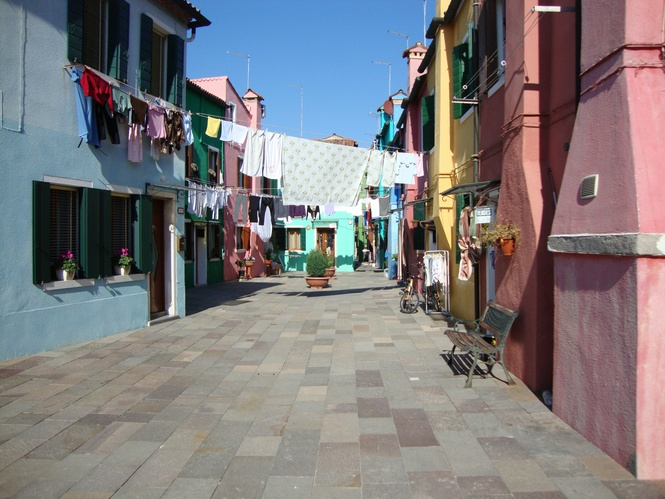
#> input picture originals/Urban/urb1.jpg, 665 x 499 px, shrunk from 4000 x 3000 before the run, found by its file name; its folder holds 4 pictures in this run
$ python compression2.py
#> lines starting #> are read from the running program, lines starting #| are printed output that depends on the picture
import cv2
import numpy as np
import os

# ---------------- SETTINGS ------------------
input_folder = "/Users/rjiwookim/image-compression-project/originals/Urban"
output_folder = "/Users/rjiwookim/image-compression-project/compressed/urban_mod"
K = 16  # number of colors to quantize to

os.makedirs(output_folder, exist_ok=True)

# allowed image extensions
image_exts = {".jpg", ".jpeg", ".png"}
# --------------------------------------------


def quantize_image(image_path, output_path, K):
#> called with K = 16
    image = cv2.imread(image_path)
#> image is the input picture: shape (499, 665, 3); mean B, G, R 124.7, 122.5, 125.6
    if image is None:
        print(f"Skipping (can't load): {image_path}")
        return

    height, width = image.shape[:2]
#> height = 499; width = 665

    # Flatten pixel array
    flat_pixels = image.reshape(-1, 3).astype(np.float32)
    num_pixels = flat_pixels.shape[0]
#> num_pixels = 331835

    # Pick K random representative colors
    random_indices = np.random.choice(num_pixels, size=K, replace=False)
    representative_colors = flat_pixels[random_indices]
#> representative_colors = 16 rows, first 8: [128, 171, 192], [164, 173, 177], [85, 78, 59], [77, 57, 86], [110, 94, 65], [94, 99, 138], [93, 97, 162], [225, 164, 102]

    # Compute squared distances from all pixels to the K reps
    diff = flat_pixels[:, None, :] - representative_colors[None, :, :]
    distances_sq = np.sum(diff ** 2, axis=2)

    # Assign nearest color
    nearest_color_idx = np.argmin(distances_sq, axis=1)
    quantized_flat = representative_colors[nearest_color_idx]

    # Convert back to image
    quantized_flat = np.rint(quantized_flat).astype(np.uint8)
    quantized_img = quantized_flat.reshape(height, width, 3)
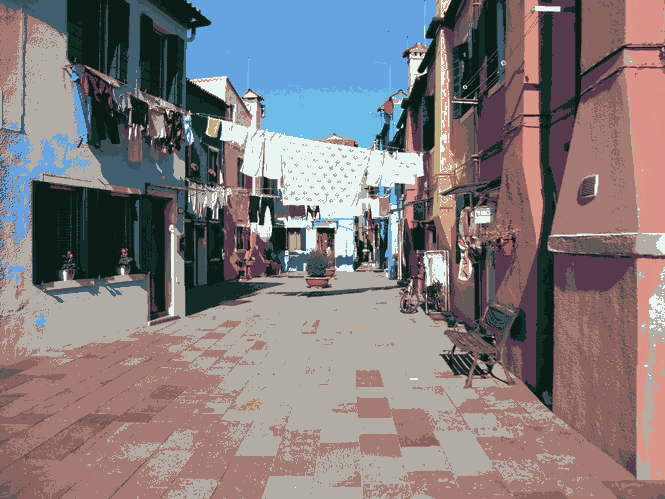
#> quantized_img: shape (499, 665, 3); mean of channels 0, 1, 2 124.3, 122.7, 131.2; drawn as B, G, R

    # Save output
    cv2.imwrite(output_path, quantized_img)
    print(f"✔ Saved compressed image: {output_path}")


# ------------ PROCESS ALL IMAGES -------------
for filename in os.listdir(input_folder):
    _, ext = os.path.splitext(filename)
    if ext.lower() not in image_exts:
        continue

    input_path = os.path.join(input_folder, filename)
    output_path = os.path.join(output_folder, filename)  # keep same name

    quantize_image(input_path, output_path, K)
#> pass 2 of the loop `for filename in os.listdir(input_folder):`:
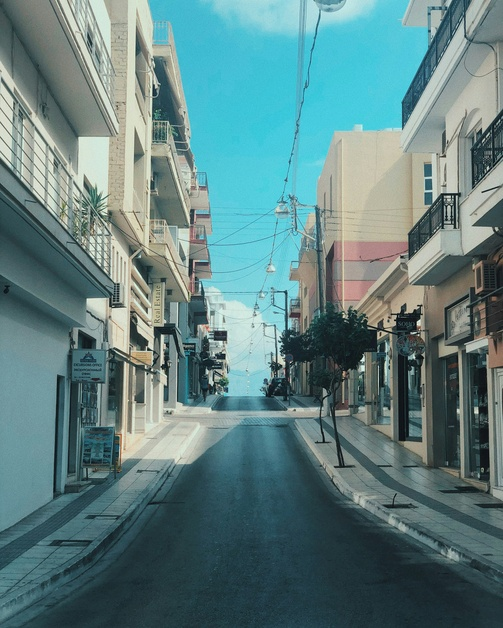
#> input picture originals/Urban/urb10.jpg, 503 x 628 px, shrunk from 3024 x 3778 before the run, found by its file name
#> in quantize_image, image is the input picture: shape (628, 503, 3); mean B, G, R 129.5, 128.9, 96.4
#> representative_colors = 16 rows, first 8: [68, 62, 39], [160, 160, 142], [103, 94, 50], [168, 179, 176], [84, 89, 74], [117, 138, 166], [82, 78, 49], [184, 198, 194]
#> in quantize_image (call 2), `quantized_img = quantized_flat.reshape(height, width, 3)`:
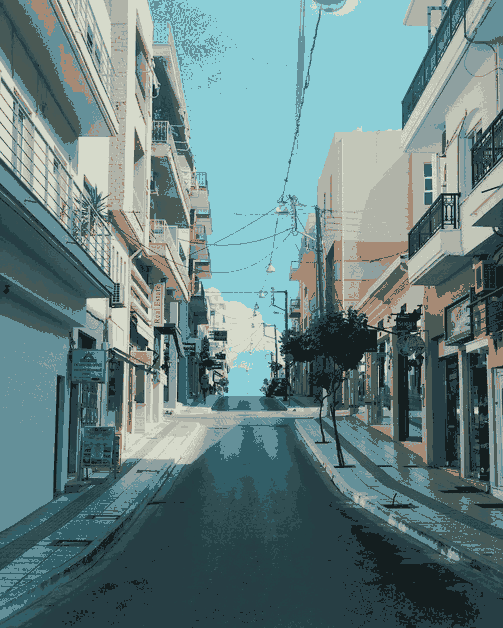
#> quantized_img: shape (628, 503, 3); mean of channels 0, 1, 2 130.3, 129.6, 102.9; drawn as B, G, R
#> pass 3 of the loop `for filename in os.listdir(input_folder):`:
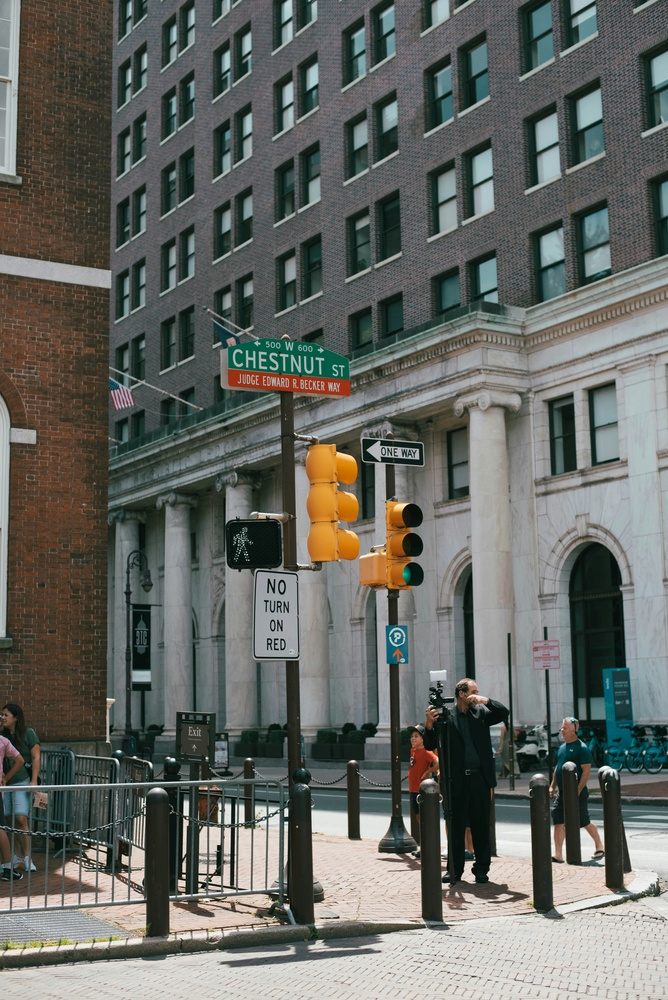
#> input picture originals/Urban/urb11.jpg, 668 x 1000 px, shrunk from 4016 x 6016 before the run, found by its file name
#> in quantize_image, image is the input picture: shape (1000, 668, 3); mean B, G, R 99.2, 104.4, 101.6
#> representative_colors = 16 rows, first 8: [113, 112, 102], [33, 39, 22], [98, 98, 98], [87, 85, 84], [90, 91, 75], [103, 106, 110], [51, 56, 57], [33, 44, 42]
#> in quantize_image (call 3), `quantized_img = quantized_flat.reshape(height, width, 3)`:
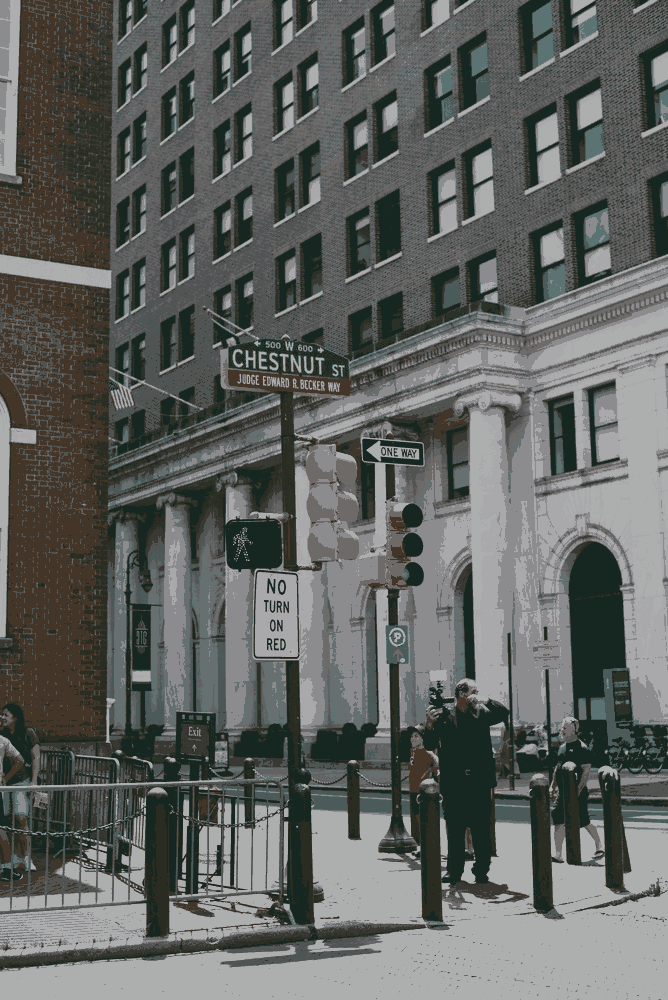
#> quantized_img: shape (1000, 668, 3); mean of channels 0, 1, 2 97.2, 100.1, 97; drawn as B, G, R
#> the loop made 4 passes; the first 3 are shown

print("\nDone! All images compressed and saved.")
